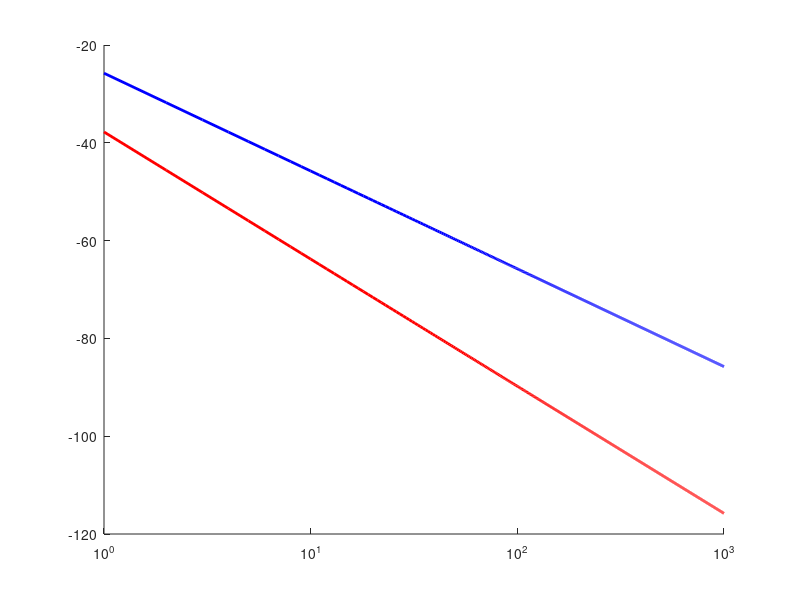

Recreate this plot in MATLAB. (Note: this script raises an error after producing the figure.)
% パラメータ設定
Tp = 10; % 送信電力 [dBm]
f = 2.4 * 10^9; % 周波数 [Hz]
c = 3 * 10^8; % 光速 [m/s]
d = 1:1000; % 1m から 1000m までの距離 [m]
G = 2.14; % 利得 [dBi]

% 波長の計算
lambda = c / f;

% 自由空間伝搬損失 (FSPL) の計算 [dB]
Lfs1 = 20 * log10(4 * pi * d / lambda);
Lfs2 = 26 * log10(4 * pi * d / lambda);

% 受信電力の計算
pt1 = Tp - Lfs1 + 2*G;
pt2 = Tp - Lfs2 + 2*G;

% プロット設定
figure('Position', [100, 100, 800, 500]); % ウィンドウサイズ指定
hold on;

% 受信電力のプロット (x軸を対数スケール)
semilogx(d, pt1, 'b', 'LineWidth', 2); % 青色の線 (20log10)
semilogx(d, pt2, 'r', 'LineWidth', 2); % 赤色の線 (26log10)

% x 軸を対数スケールに変更
set(gca, 'XScale', 'log');

% -90 dBm の水平線
yline(-90, '-k', 'LineWidth', 2, 'LabelHorizontalAlignment', 'left');

% 軸ラベル
xlabel('Distance [m] ', 'FontSize', 20, 'FontName', 'Times New Roman');
ylabel('Received Power [dBm]', 'FontSize', 20, 'FontName', 'Times New Roman');

% 軸の設定
set(gca, 'FontSize', 20, 'FontName', 'Times New Roman');
grid off; % グリッドを表示
box on; % 枠線を表示

% 軸目盛設定
yticks(-100:10:-30); % y軸の目盛を10刻み
xticks([1, 10, 100, 1000]); % x軸の目盛を対数スケールに合わせる
xticklabels({'1', '10', '100', '1000'}); % 通常の数値で表示

% y軸の範囲設定
ylim([-100 -30]);

% 凡例  
legend( {'Free space propagation loss', 'Propagation multiplier = 2.6'}, 'FontSize', 20, 'FontName', 'Times New Roman', ...
    'Location', 'northeast', 'Box', 'off'); % 凡例の設定

hold off;
